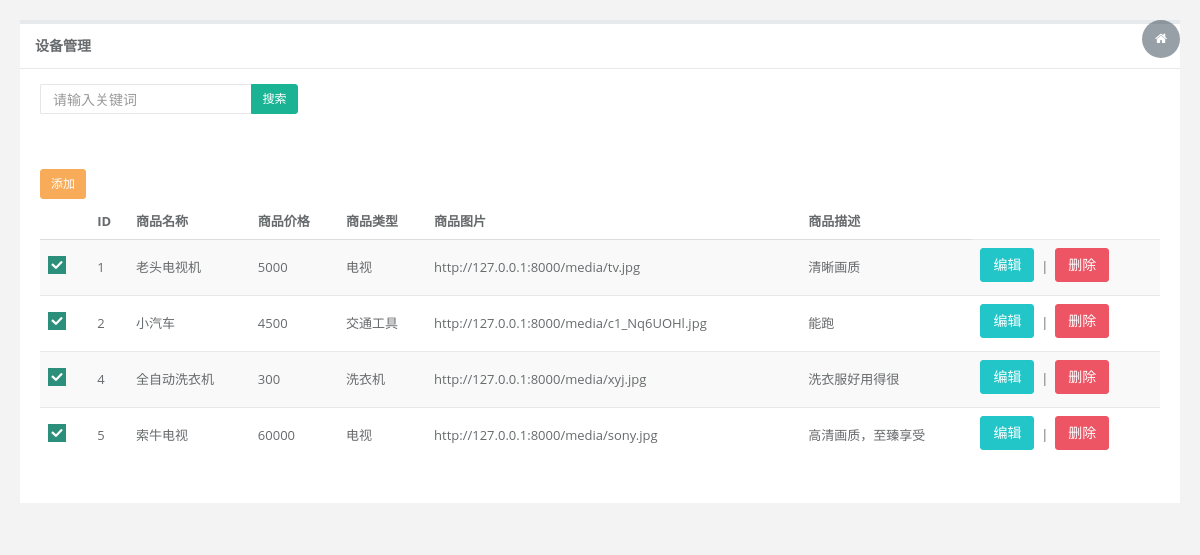
Screenshot of /goodslist/ with the database file from the repository.
### mywb/models.py (models this page shows, shortened)
class Goods(models.Model):
    name = models.CharField(verbose_name="商品名称", max_length=100)
    price = models.CharField(verbose_name="商品价格", max_length=100)
    category = models.ForeignKey(to="Category", to_field="id", on_delete=models.CASCADE,verbose_name="商品分类",default=1)
    image= models.CharField(verbose_name="商品图片", max_length=100)
    goodsdesc = models.CharField(verbose_name="商品描述", max_length=1000)

class Category(models.Model):
    name = models.CharField(verbose_name="分类名", max_length=100)
    createtime = models.DateTimeField(verbose_name="创建时间")
    def __str__(self):
        return self.name

### mywb/views.py (the view)
# urls.py: path("goodslist/", wb.goodslist),
def goodslist(request):
    list = Goods.objects.all()
    return render(request, 'goods/list.html', {'list': list})

### mywb/templates/goods/list.html (shortened to what this page needs)
 <!DOCTYPE html>
<html>
<head>
    <link rel="shortcut icon" href="favicon.ico"> <link href="/static/css/bootstrap.min.css?v=3.3.7" rel="stylesheet">
    <link href="/static/css/font-awesome.css?v=4.4.0" rel="stylesheet">
    <link href="/static/css/plugins/iCheck/custom.css" rel="stylesheet">
    <link href="/static/css/animate.css" rel="stylesheet">
    <link href="/static/css/style.css?v=4.1.0" rel="stylesheet">
</head>
<body class="gray-bg">
    <div class="wrapper wrapper-content animated fadeInRight">
        <div class="row">
            <div class="col-sm-12">
                <div class="ibox float-e-margins">
                    <div class="ibox-title">
                        <h5>设备管理</h5>
                    </div>
                    <div class="ibox-content">
                        <div class="row">
                            <div class="col-sm-3">
                                <div class="input-group">
                                    <input type="text" placeholder="请输入关键词" class="input-sm form-control"> <span class="input-group-btn">
                                        <button type="button" class="btn btn-sm btn-primary"> 搜索</button> </span>
                                </div>
                                <div style="margin-top: 50px;">
                                     <a class="btn btn-sm btn-warning" href="/goodsadd" >添加</a> </span>
                                </div>
                            </div>
                        </div>
                        <div class="table-responsive">
                            <table class="table table-striped">
                                <thead>
                                    <tr>
                                        <th></th>
                                        <th>ID</th>
                                        <th>商品名称</th>
                                        <th>商品价格</th>
                                        <th>商品类型</th>
                                        <th>商品图片</th>
                                        <th>商品描述</th>
                                    </tr>
                                </thead>
                                <tbody>
                                {% for item in list%}
                                    <tr>
                                        <td>
                                        </td>
                                        <td>{{item.id}}</td>
                                        <td>{{item.name}}</td>
                                        <td>{{item.price}}</td>
                                        <td>{{item.category}}</td>
                                        <td>{{item.image}}</td>
                                        <td>{{item.goodsdesc}}</td>
                                     <td><a href="/goodsedit?id={{item.id}}" class="btn btn-info">编辑</a>&nbsp;&nbsp;|&nbsp;&nbsp;<a  href="javascript:;" onclick="gotodel({{item.id}})" class="btn btn-danger">删除</a>
                                    </tr>
                                {% endfor %}
                                </tbody>
                            </table>
                        </div>
                    </div>
                </div>
            </div>
        </div>
    </div>
</body>
</html>

### rows the page displays
Goods: id "1", name "老头电视机", price "5000", category "电视", image "http://127.0.0.1:8000/media/tv.jpg", goodsdesc "清晰画质"
Goods: id "2", name "小汽车", price "4500", category "交通工具", image "http://127.0.0.1:8000/media/c1_Nq6UOHl.jpg", goodsdesc "能跑"
Goods: id "4", name "全自动洗衣机", price "300", category "洗衣机", image "http://127.0.0.1:8000/media/xyj.jpg", goodsdesc "洗衣服好用得很"
Goods: id "5", name "索牛电视", price "60000", category "电视", image "http://127.0.0.1:8000/media/sony.jpg", goodsdesc "高清画质，至臻享受"
